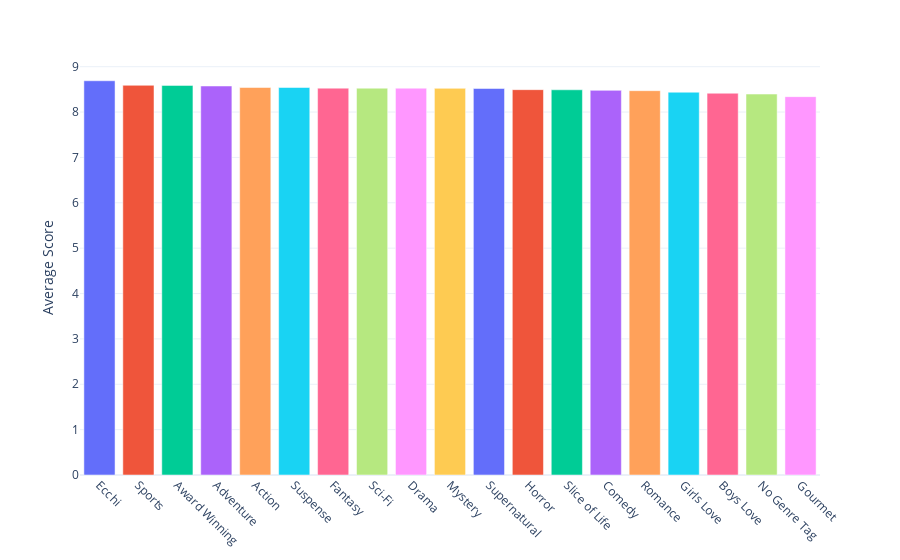

Notebook cell for this chart:
### Code cell
fig = px.bar(x = mean_genres.sort_values(ascending=False, by = "Mean of Score")["Genre"], 
             y = mean_genres.sort_values(ascending=False, by = "Mean of Score")["Mean of Score"], 
             color = mean_genres.sort_values(ascending=False, by = "Mean of Score")["Genre"], 
             template= "plotly_white")
fig.layout.update(showlegend = False, yaxis_title=" Average Score", xaxis_title=None)
fig.update_xaxes(tickangle=45)
fig.update_yaxes(tickvals = np.arange(0,10))
fig.show()

### Figure 1 — Plotly figure (JSON) as saved in the notebook; plotly's stock layout.template omitted (floating-point values rounded to 4 significant figures)
{"data": [{"alignmentgroup": "True", "hovertemplate": "color=Ecchi<br>x=%{x}<br>y=%{y}<extra></extra>", "legendgroup": "Ecchi", "marker": {"color": "#636efa", "pattern": {"shape": ""}}, "name": "Ecchi", "offsetgroup": "Ecchi", "orientation": "v", "showlegend": true, "textposition": "auto", "type": "bar", "x": ["Ecchi"], "xaxis": "x", "y": [8.69], "yaxis": "y"}, {"alignmentgroup": "True", "hovertemplate": "color=Sports<br>x=%{x}<br>y=%{y}<extra></extra>", "legendgroup": "Sports", "marker": {"color": "#EF553B", "pattern": {"shape": ""}}, "name": "Sports", "offsetgroup": "Sports", "orientation": "v", "showlegend": true, "textposition": "auto", "type": "bar", "x": ["Sports"], "xaxis": "x", "y": [8.589], "yaxis": "y"}, {"alignmentgroup": "True", "hovertemplate": "color=Award Winning<br>x=%{x}<br>y=%{y}<extra></extra>", "legendgroup": "Award Winning", "marker": {"color": "#00cc96", "pattern": {"shape": ""}}, "name": "Award Winning", "offsetgroup": "Award Winning", "orientation": "v", "showlegend": true, "textposition": "auto", "type": "bar", "x": ["Award Winning"], "xaxis": "x", "y": [8.588], "yaxis": "y"}, {"alignmentgroup": "True", "hovertemplate": "color=Adventure<br>x=%{x}<br>y=%{y}<extra></extra>", "legendgroup": "Adventure", "marker": {"color": "#ab63fa", "pattern": {"shape": ""}}, "name": "Adventure", "offsetgroup": "Adventure", "orientation": "v", "showlegend": true, "textposition": "auto", "type": "bar", "x": ["Adventure"], "xaxis": "x", "y": [8.574], "yaxis": "y"}, {"alignmentgroup": "True", "hovertemplate": "color=Action<br>x=%{x}<br>y=%{y}<extra></extra>", "legendgroup": "Action", "marker": {"color": "#FFA15A", "pattern": {"shape": ""}}, "name": "Action", "offsetgroup": "Action", "orientation": "v", "showlegend": true, "textposition": "auto", "type": "bar", "x": ["Action"], "xaxis": "x", "y": [8.541], "yaxis": "y"}, {"alignmentgroup": "True", "hovertemplate": "color=Suspense<br>x=%{x}<br>y=%{y}<extra></extra>", "legendgroup": "Suspense", "marker": {"color": "#19d3f3", "pattern": {"shape": ""}}, "name": "Suspense", "offsetgroup": "Suspense", "orientation": "v", "showlegend": true, "textposition": "auto", "type": "bar", "x": ["Suspense"], "xaxis": "x", "y": [8.541], "yaxis": "y"}, {"alignmentgroup": "True", "hovertemplate": "color=Fantasy<br>x=%{x}<br>y=%{y}<extra></extra>", "legendgroup": "Fantasy", "marker": {"color": "#FF6692", "pattern": {"shape": ""}}, "name": "Fantasy", "offsetgroup": "Fantasy", "orientation": "v", "showlegend": true, "textposition": "auto", "type": "bar", "x": ["Fantasy"], "xaxis": "x", "y": [8.527], "yaxis": "y"}, {"alignmentgroup": "True", "hovertemplate": "color=Sci-Fi<br>x=%{x}<br>y=%{y}<extra></extra>", "legendgroup": "Sci-Fi", "marker": {"color": "#B6E880", "pattern": {"shape": ""}}, "name": "Sci-Fi", "offsetgroup": "Sci-Fi", "orientation": "v", "showlegend": true, "textposition": "auto", "type": "bar", "x": ["Sci-Fi"], "xaxis": "x", "y": [8.527], "yaxis": "y"}, {"alignmentgroup": "True", "hovertemplate": "color=Drama<br>x=%{x}<br>y=%{y}<extra></extra>", "legendgroup": "Drama", "marker": {"color": "#FF97FF", "pattern": {"shape": ""}}, "name": "Drama", "offsetgroup": "Drama", "orientation": "v", "showlegend": true, "textposition": "auto", "type": "bar", "x": ["Drama"], "xaxis": "x", "y": [8.527], "yaxis": "y"}, {"alignmentgroup": "True", "hovertemplate": "color=Mystery<br>x=%{x}<br>y=%{y}<extra></extra>", "legendgroup": "Mystery", "marker": {"color": "#FECB52", "pattern": {"shape": ""}}, "name": "Mystery", "offsetgroup": "Mystery", "orientation": "v", "showlegend": true, "textposition": "auto", "type": "bar", "x": ["Mystery"], "xaxis": "x", "y": [8.523], "yaxis": "y"}, {"alignmentgroup": "True", "hovertemplate": "color=Supernatural<br>x=%{x}<br>y=%{y}<extra></extra>", "legendgroup": "Supernatural", "marker": {"color": "#636efa", "pattern": {"shape": ""}}, "name": "Supernatural", "offsetgroup": "Supernatural", "orientation": "v", "showlegend": true, "textposition": "auto", "type": "bar", "x": ["Supernatural"], "xaxis": "x", "y": [8.52], "yaxis": "y"}, {"alignmentgroup": "True", "hovertemplate": "color=Horror<br>x=%{x}<br>y=%{y}<extra></extra>", "legendgroup": "Horror", "marker": {"color": "#EF553B", "pattern": {"shape": ""}}, "name": "Horror", "offsetgroup": "Horror", "orientation": "v", "showlegend": true, "textposition": "auto", "type": "bar", "x": ["Horror"], "xaxis": "x", "y": [8.493], "yaxis": "y"}, {"alignmentgroup": "True", "hovertemplate": "color=Slice of Life<br>x=%{x}<br>y=%{y}<extra></extra>", "legendgroup": "Slice of Life", "marker": {"color": "#00cc96", "pattern": {"shape": ""}}, "name": "Slice of Life", "offsetgroup": "Slice of Life", "orientation": "v", "showlegend": true, "textposition": "auto", "type": "bar", "x": ["Slice of Life"], "xaxis": "x", "y": [8.491], "yaxis": "y"}, {"alignmentgroup": "True", "hovertemplate": "color=Comedy<br>x=%{x}<br>y=%{y}<extra></extra>", "legendgroup": "Comedy", "marker": {"color": "#ab63fa", "pattern": {"shape": ""}}, "name": "Comedy", "offsetgroup": "Comedy", "orientation": "v", "showlegend": true, "textposition": "auto", "type": "bar", "x": ["Comedy"], "xaxis": "x", "y": [8.478], "yaxis": "y"}, {"alignmentgroup": "True", "hovertemplate": "color=Romance<br>x=%{x}<br>y=%{y}<extra></extra>", "legendgroup": "Romance", "marker": {"color": "#FFA15A", "pattern": {"shape": ""}}, "name": "Romance", "offsetgroup": "Romance", "orientation": "v", "showlegend": true, "textposition": "auto", "type": "bar", "x": ["Romance"], "xaxis": "x", "y": [8.471], "yaxis": "y"}, {"alignmentgroup": "True", "hovertemplate": "color=Girls Love<br>x=%{x}<br>y=%{y}<extra></extra>", "legendgroup": "Girls Love", "marker": {"color": "#19d3f3", "pattern": {"shape": ""}}, "name": "Girls Love", "offsetgroup": "Girls Love", "orientation": "v", "showlegend": true, "textposition": "auto", "type": "bar", "x": ["Girls Love"], "xaxis": "x", "y": [8.438], "yaxis": "y"}, {"alignmentgroup": "True", "hovertemplate": "color=Boys Love<br>x=%{x}<br>y=%{y}<extra></extra>", "legendgroup": "Boys Love", "marker": {"color": "#FF6692", "pattern": {"shape": ""}}, "name": "Boys Love", "offsetgroup": "Boys Love", "orientation": "v", "showlegend": true, "textposition": "auto", "type": "bar", "x": ["Boys Love"], "xaxis": "x", "y": [8.415], "yaxis": "y"}, {"alignmentgroup": "True", "hovertemplate": "color=No Genre Tag<br>x=%{x}<br>y=%{y}<extra></extra>", "legendgroup": "No Genre Tag", "marker": {"color": "#B6E880", "pattern": {"shape": ""}}, "name": "No Genre Tag", "offsetgroup": "No Genre Tag", "orientation": "v", "showlegend": true, "textposition": "auto", "type": "bar", "x": ["No Genre Tag"], "xaxis": "x", "y": [8.397], "yaxis": "y"}, {"alignmentgroup": "True", "hovertemplate": "color=Gourmet<br>x=%{x}<br>y=%{y}<extra></extra>", "legendgroup": "Gourmet", "marker": {"color": "#FF97FF", "pattern": {"shape": ""}}, "name": "Gourmet", "offsetgroup": "Gourmet", "orientation": "v", "showlegend": true, "textposition": "auto", "type": "bar", "x": ["Gourmet"], "xaxis": "x", "y": [8.34], "yaxis": "y"}], "layout": {"autosize": true, "barmode": "relative", "legend": {"title": {"text": "color"}, "tracegroupgap": 0}, "margin": {"t": 60}, "showlegend": false, "xaxis": {"anchor": "y", "autorange": true, "domain": [0, 1], "range": [-0.5, 18.5], "tickangle": 45, "title": {}, "type": "category"}, "yaxis": {"anchor": "x", "autorange": true, "domain": [0, 1], "range": [0, 9.147], "tickvals": [0, 1, 2, 3, 4, 5, 6, 7, 8, 9], "title": {"text": " Average Score"}, "type": "linear"}}}
